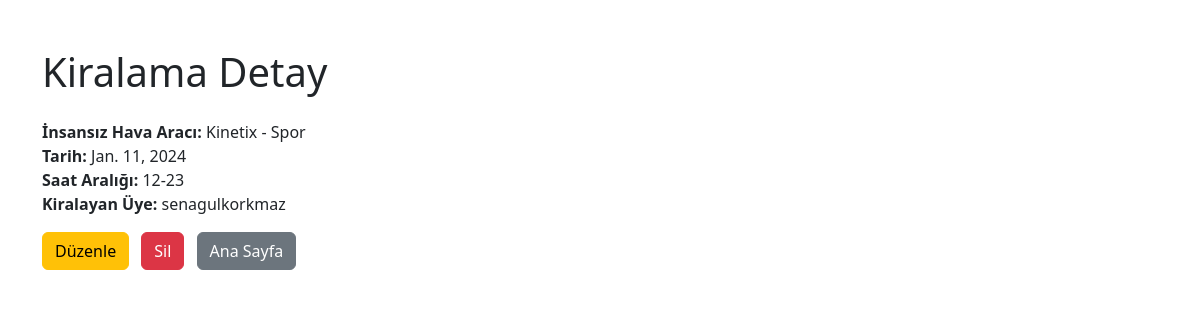
/kiralama/9/, run on the app's committed database.
### iha_kiralama/models.py (models this page shows)
class Kiralama(models.Model):
    iha = models.ForeignKey(IHA, on_delete=models.CASCADE)
    tarih = models.DateField()
    saat_araligi = models.CharField(max_length=100)
    kiralayan_uye = models.ForeignKey('auth.User', on_delete=models.CASCADE)

class IHA(models.Model):
    marka = models.CharField(max_length=100)
    model = models.CharField(max_length=100)
    agirlik = models.FloatField()
    kategori = models.CharField(max_length=100)
    def __str__(self):
        return f"{self.marka} - {self.model}"

### iha_kiralama/views.py (the view)
# urls.py: path('kiralama/<int:kiralama_id>/', views.kiralama_detay, name='kiralama_detay'),
def kiralama_detay(request, kiralama_id):
    kiralama = get_object_or_404(Kiralama, id=kiralama_id)
    return render(request, 'kiralama_detay.html', {'kiralama': kiralama})

### iha_kiralama/templates/kiralama_detay.html (shortened to what this page needs)
<!DOCTYPE html>
<html lang="en">
<head>
    <link href="https://cdn.jsdelivr.net/npm/bootstrap@5.3.0/dist/css/bootstrap.min.css" rel="stylesheet">
</head>
<body>
    <div class="container mt-5">
        <h1 class="mb-4">Kiralama Detay</h1>
        <div class="mb-3">
            <strong>İnsansız Hava Aracı:</strong> {{ kiralama.iha }} <br>
            <strong>Tarih:</strong> {{ kiralama.tarih }} <br>
            <strong>Saat Aralığı:</strong> {{ kiralama.saat_araligi }} <br>
            <strong>Kiralayan Üye:</strong> {{ kiralama.kiralayan_uye }} <br>
        </div>
        <a href="{% url 'kiralama_guncelle' kiralama.id %}" class="btn btn-warning me-2">Düzenle</a>
        <a href="{% url 'kiralama_sil' kiralama.id %}" class="btn btn-danger me-2">Sil</a>
        <a href="{% url 'anasayfa' %}" class="btn btn-secondary">Ana Sayfa</a>
    </div>
</body>
</html>

### data on the page
Kiralama: iha "Kinetix - Spor", tarih "Jan. 11, 2024", saat_araligi "12-23", kiralayan_uye "senagulkorkmaz"
